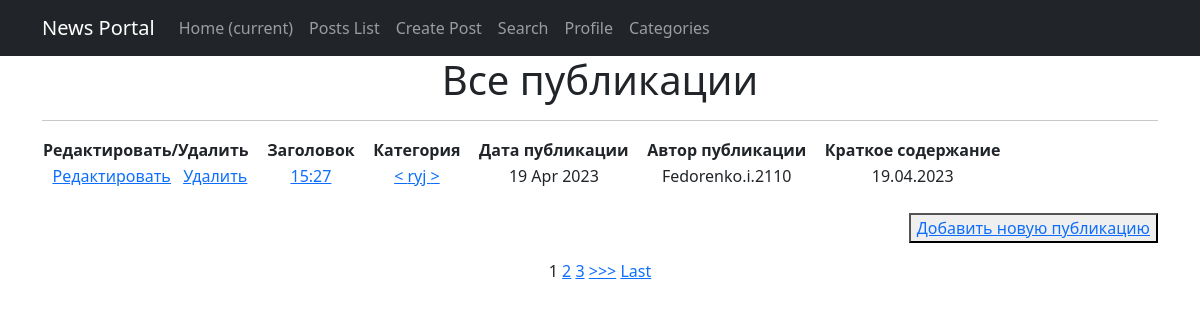
/posts/, run on the app's committed database.
### news/models.py (models this page shows, shortened)
class Post(models.Model):
    article = 'AR'
    news = 'NW'
    kind = [
        (article, 'Статья'),
        (news, 'Новость')
    ]
    author = models.ForeignKey(Author, on_delete=models.CASCADE)
    view = models.CharField(max_length=2, choices=kind, default=article)
    time_of_creation = models.DateTimeField(auto_now_add=True)
    post_category = models.ForeignKey(Category, on_delete=models.CASCADE, verbose_name='Категория(category)')
    title = models.CharField(max_length=128)
    text = models.TextField()
    post_rating = models.IntegerField(default=0)
    class Meta:
        verbose_name = 'Публикация'
        verbose_name_plural = 'Публикации'

class Category(models.Model):
    name = models.CharField(max_length=64, unique=True)
    subscribers = models.ManyToManyField(User, through='CategorySubscribers')
    class Meta:
        verbose_name = 'Категория'
        verbose_name_plural = 'Категории'
    def __str__(self):
        return f'{self.name}'

class Author(models.Model):
    author_user = models.OneToOneField(User, on_delete=models.CASCADE)
    author_rating = models.IntegerField(default=0)
    class Meta:
        verbose_name = 'Автор'
        verbose_name_plural = 'Авторы'
    def __str__(self):
        return f'{self.author_user}'

### news/views.py (the view)
# urls.py: path('', PostList.as_view(), name='posts'),
class PostList(ListView):
    model = Post
    template_name = 'news/posts.html'
    context_object_name = 'posts'
    ordering = ['-id']
    paginate_by = 1

### news/templatetags/custom_filters.py (called while the page is built)
@register.filter(name='censor')
def censor(value):
    censor_list = ['мат']
    text = value.split()
    for word in text:
        if word.lower() in censor_list:
            value = value.replace(word, '[CENSORED]')
    return value

### templates/news/posts.html (shortened to what this page needs)
{% extends 'default.html' %}
{% load custom_filters %}
{% block content %}
  <h1>Все публикации</h1>
  <hr>
  {% if posts %}
      <table>
          <tr>
              <td>
                  <b> Редактировать/Удалить &nbsp  </b>
              </td>
              <td>
                  <b> &nbsp Заголовок &nbsp </b>
              </td>
              <td>
                  <b> &nbsp Категория &nbsp </b>
              </td>
              <td>
                  <b> &nbsp Дата публикации &nbsp </b>
              </td>
              <td>
                  <b> &nbsp Автор публикации &nbsp </b>
              </td>
              <td>
                  <b> &nbsp Краткое содержание &nbsp </b>
              </td>
          </tr>
      {% for post in posts %}
          <tr>
              <td>
                  <a href="{% url 'post_update' post.id %}"><u>Редактировать</u></a>  &nbsp
                  <a href="{% url 'post_delete' post.id %}"><u>Удалить</u></a>
              </td>
              <td>
                  <a href="{% url 'post_detail' post.id %}">{{ post.title|censor }}</a>
              </td>
              <td>
                  <a href="{% url 'category_subscription' post.post_category.id %}"> < {{ post.post_category }} > </a>
              </td>
              <td>
                  {{ post.time_of_creation|date:'d M Y'}}
              </td>
              <td>
                  {{ post.author }}
              </td>
              <td>
                  {{ post.text|truncatechars:50|censor }}
              </td>
          </tr>
      {% endfor %}
      </table>
      <br>
      <p align="right">
          <button><a href="{% url 'post_add' %}">Добавить новую публикацию</a></button> <br>
      </p>
      {% if is_paginated %}
          {% for num in page_obj.paginator.page_range %}
              {% if page_obj.number == num %}
                  <a>{{ num }}</a>
              {% elif num > page_obj.number|add:'-3' and num < page_obj.number|add:'3' %}
                  <a href="?page={{ num }}">{{ num }}</a>
              {% endif %}
          {% endfor %}
          {% if page_obj.has_next %}
              <a href="?page={{ page_obj.next_page_number }}">>>></a>
              <a href="?page={{ page_obj.paginator.num_pages }}">Last</a>
          {% endif %}
      {% endif %}
  {% else %}
      <h2>Публикаций нет!</h2>
  {% endif %}
{% endblock content %}

### data on the page
Post: title|censor "15:27", post_category "ryj", time_of_creation "19 Apr 2023", author "Fedorenko.i.2110", text|censor "19.04.2023"

### other printed values
{{ num }} "1"
{{ num }} "2" "3"
